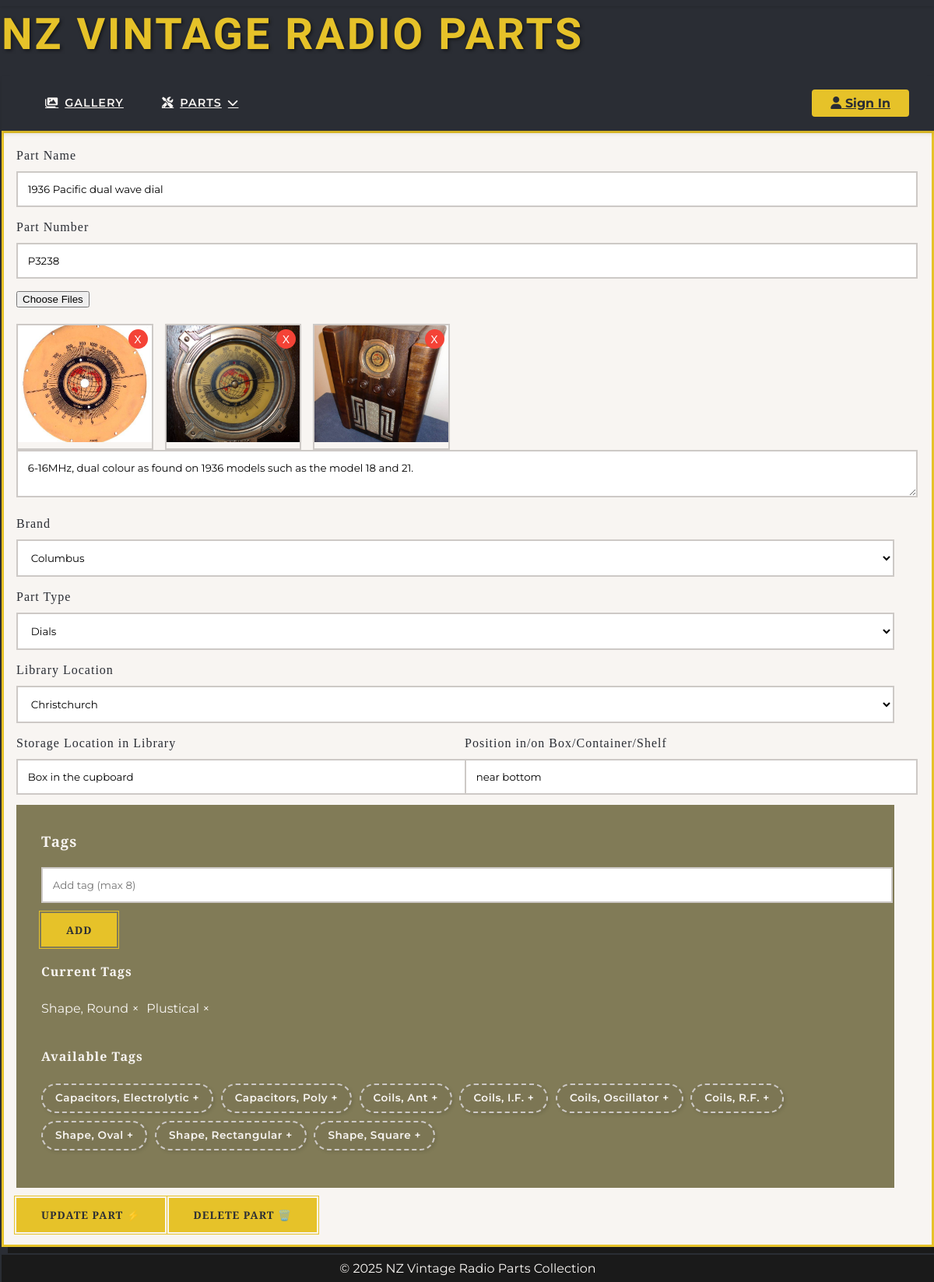
The app's page /parts/1/edit with its own data.
### app/models.py (models this page shows, shortened)
class Part(db.Model):
    __tablename__ = 'Part'
    id = db.Column(db.Integer, primary_key=True)
    name = db.Column(db.String(100), nullable=False)  # "Dial", "Valve"
    description = db.Column(db.String(1024))
    part_number = db.Column(db.String(30))
    quantity = db.Column(db.Integer, default=1)
    box = db.Column(db.String(20))            # "Box 3A"
    position = db.Column(db.String(50))       # "Bottom shelf"
    created_at = db.Column(db.DateTime, default=lambda: datetime.now(timezone.utc))
    brand_id = db.Column(db.Integer, db.ForeignKey('Brand.id'))
    location_id = db.Column(db.Integer, db.ForeignKey('Location.id'))
    part_type_id = db.Column(db.Integer, db.ForeignKey('PartType.id'))
    brand = db.relationship('Brand', back_populates='parts')
    location = db.relationship('Location', back_populates='parts')
    images = db.relationship('Image', back_populates='part')
    tags = db.relationship('Tag', secondary=part_tags, back_populates='parts')
    part_type = db.relationship('PartType')

class Image(db.Model):
    __tablename__ = 'Image'
    id = db.Column(db.Integer, primary_key=True, autoincrement=True)
    filename = db.Column(db.String(100), nullable=False)
    description = db.Column(db.String(500))
    created_at = db.Column(db.DateTime,
                           default=lambda: datetime.now(timezone.utc))
    location_id = db.Column(db.Integer, db.ForeignKey('Location.id'))
    part_id = db.Column(db.Integer, db.ForeignKey('Part.id'))
    location = db.relationship('Location', back_populates='images')
    part = db.relationship('Part', back_populates='images')

class Brand(db.Model):
    __tablename__ = 'Brand'
    id = db.Column(db.Integer, primary_key=True)
    name = db.Column(db.String(50), unique=True, nullable=False)  # "Philips"
    alias = db.Column(db.String(50), unique=True)  # "philips"
    description = db.Column(db.Text(500))
    logo_filename = db.Column(db.String(100))
    website = db.Column(db.String(200))
    parts = db.relationship('Part', back_populates='brand')

class PartType(db.Model):
    __tablename__ = 'PartType'
    id = db.Column(db.Integer, primary_key=True)
    name = db.Column(db.String(50), unique=True, nullable=False)  # "Tube"
    description = db.Column(db.String(1024))  # "Vacuum tubes/valves for amplification"
    slug = db.Column(db.String(50), unique=True)

class Location(db.Model):
    __tablename__ = 'Location'
    id = db.Column(db.Integer, primary_key=True)
    name = db.Column(db.String(50), unique=True)
    librarian_email = db.Column(db.String(120))
    address = db.Column(db.String(120))
    parts = db.relationship('Part', back_populates='location')
    images = db.relationship('Image', back_populates='location')

class Tag(db.Model):
    __tablename__ = 'Tag'
    id = db.Column(db.Integer, primary_key=True, autoincrement=True)
    name = db.Column(db.String(100), nullable=False, unique=True)
    description = db.Column(db.String(255))
    slug = db.Column(db.String(100), nullable=False, unique=True, index=True)
    parts = db.relationship('Part', secondary=part_tags, back_populates='tags')

### app/blueprints/parts.py (the view, shortened to what this page needs)
@bp.route('/add', methods=['GET', 'POST'])
@bp.route('/<int:part_id>/edit', methods=['GET', 'POST'])
def manage_part(part_id=None):
    part = Part.query.get(part_id) if part_id else None
    brands = Brand.query.order_by(Brand.name).all()
    part_types = PartType.query.order_by(PartType.name).all()
    locations = Location.query.order_by(Location.name).all()
    all_tags = Tag.query.order_by(Tag.name).all()
    return render_template('manage_part.html',
                         part=part,
                         brands=brands,
                         part_types=part_types,
                         locations=locations,
                         all_tags=all_tags)

### app/blueprints/parts.py (called while the page is built)
@bp.context_processor
def inject_now():
    return {'current_year': datetime.now().year}

### app/templates/manage_part.html (shortened to what this page needs)
{% extends 'layout.html' %}
{% block content %}
<form id="part-form" class="art-deco-form" method="POST" enctype="multipart/form-data" data-upload-url="{{ url_for('parts.upload_images') }}">
    <div class="form-group">
        <label for="name">Part Name</label>
        <input type="text" id="name" name="name"
               maxlength="100" placeholder="" value="{{ part.name if part }}">
    </div>
    <div class="form-group">
        <label for="part_number">Part Number</label>
        <input type="text" id="part_number" name="part_number"
               maxlength="30" placeholder="if known, e.g. R6301" value="{{ part.part_number if part }}">
    </div>
    <div class="upload-section">
        <input type="file" class="filepond" name="file" multiple>
        <div id="existing-images" class="existing-images-grid">
            {% if part %}
                {% for image in part.images %}
                <div class="existing-image-wrapper">
                    <img src="{{ url_for('static', filename='images/' + image.filename) }}"
                        alt="{{ image.filename }}" class="existing-image"
                        data-image-id="{{ image.id }}">
                        <button type="button" class="delete-image" data-image-id="{{ image.id }}">X</button>
                </div>
                {% endfor %}
            {% endif %}
        </div>
    </div>
    <textarea name="description" maxlength="1024" placeholder="Description">
        {{- part.description if part -}}
    </textarea>
    <label for="brand">Brand</label>
    <select name="brand_id">
        {% for brand in brands %}
        <option value="{{ brand.id }}" {% if part and part.brand_id == brand.id %}selected{% endif %}>
            {{ brand.name }}
        </option>
        {% endfor %}
    </select>
    <label for="part_type">Part Type</label>
    <select name="part_type_id" required>
        {% for type in part_types %}
        <option value="{{ type.id }}" {% if part and part.part_type_id == type.id %}selected{% endif %}>
            {{ type.name }}
        </option>
        {% endfor %}
    </select>
    <label for="location">Library Location</label>
    <select name="location_id" id="location_id" required>
        {% for location in locations %}
        <option value="{{ location.id }}" {% if part and part.location_id == location.id %}selected{% endif %}>
            {{ location.name }}
        </option>
        {% endfor %}
    </select>
    <div class="form-row">
        <div class="form-group">
            <label for="box">Storage Location in Library</label>
            <input type="text" id="box" name="box" maxlength="20"
                placeholder="Box / container number" value="{{ part.box if part }}">
        </div>
        <div class="form-group">
            <label for="box">Position in/on Box/Container/Shelf</label>
            <input type="text" id="position" name="position" maxlength="50"
                placeholder="Location in the store" value="{{ part.position if part }}">
        </div>
    </div>
    <div class="tag-manager">
        <h3>Tags</h3>
        <div class="tag-input-group">
            <input type="text" id="tag-input" placeholder="Add tag (max 8)" maxlength="100"
                   aria-label="Add new tag">
            <button type="button" id="add-tag-btn" class="vintage-button small-button">
                <span class="button-text">Add</span>
            </button>
        </div>
        <div class="tag-section">
            <h4>Current Tags</h4>
            <div id="selected-tags" class="tag-cloud">
            </div>
        </div>
        <div class="tag-section">
            <h4>Available Tags</h4>
            <div id="existing-tags" class="tag-cloud">
                {% for tag in all_tags %}
                    {% if not part or tag not in part.tags %}
                    <span class="tag available-tag" data-tag-name="{{ tag.name }}">
                        {{ tag.name }}
                        <span class="add-tag" aria-hidden="true">+</span>
                    </span>
                    {% endif %}
                {% endfor %}
            </div>
        </div>
    </div>
    <div class="form-footer">
        <button type="submit" class="vintage-button" id="submit-button">
            <span class="button-text">
                {% if part %}Update{% else %}Add New{% endif %} Part
            </span>
            <span class="button-icon">⚡</span>
        </button>
        {% if part %}
        <button type="button" id="delete-part" class="vintage-button delete-button">
            <span class="button-text">Delete Part</span>
            <span class="button-icon">🗑️</span>
        </button>
        {% endif %}
    </div>
</form>
{% block scripts %}
<link href="https://unpkg.com/filepond/dist/filepond.min.css" rel="stylesheet">
<link href="https://unpkg.com/filepond-plugin-image-preview/dist/filepond-plugin-image-preview.min.css" rel="stylesheet">
{% endblock %}
{% endblock %}

### app/static/css/style.css (style rules this page uses)
:root { --primary: #e6c229; --secondary: #2a2d34; --sorta-dark: #817b57; --accent: #927d0a; --light: #f8f5f2; --semi-light: #cdc9c6; --dark: #1a1a1a; --success: #4caf50; --warning: #ff9800; --error: #f44336; --shadow-sm: 0 1px 3px rgba(0, 0, 0, 0.12); --shadow-md: 0 4px 6px rgba(0, 0, 0, 0.1); --shadow-lg: 0 10px 15px rgba(0, 0, 0, 0.1); --shadow-xl: 0 20px 25px rgba(0, 0, 0, 0.1); --shadow-primary: 0 4px 12px rgba(230, 194, 41, 0.2); --font-main: 'Montserrat', sans-serif; --font-display: 'Playfair Display', serif; --radio-dial: linear-gradient(135deg, transparent 50%, var(--primary) 50%); --radio-grill: repeating-linear-gradient( 90deg, var(--secondary), var(--secondary) 2px, transparent 2px, transparent 6px ); }
body { font-family: var(--font-main); background: var(--secondary); color: var(--light); line-height: 1.6; margin: 0; position: relative; margin-left: 2px; }
body::before { content: ""; position: fixed; top: 0; left: 0; right: 0; height: 8px; background: var(--radio-grill); z-index: 100; box-shadow: var(--shadow-sm); }
h1, h2, h3, h4 { font-family: var(--font-display); margin-top: 0; letter-spacing: 1px; }
.art-deco-form { background: var(--light); padding: 1rem 3rem 1rem 1rem; border: 3px solid var(--primary); box-shadow: 8px 8px 0 var(--dark); }
.art-deco-form .form-group { margin-bottom: 0.8rem; position: relative; }
.art-deco-form label { display: block; font-family: var(--font-display); color: var(--secondary); margin-bottom: 0.5rem; letter-spacing: 1px; }
.art-deco-form input[type="text"], .art-deco-form textarea, .art-deco-form select { width: 100%; padding: 0.8rem; background: white; border: 2px solid var(--semi-light); font-family: var(--font-main); transition: all 0.3s; }
.art-deco-form textarea, .art-deco-form select { margin-bottom: 0.8rem; }
.existing-images-grid { display: grid; grid-template-columns: repeat(auto-fill, minmax(150px, 1fr)); gap: 15px; margin-top: 20px; }
.existing-image-wrapper { position: relative; border: 2px solid var(--semi-light); transition: all 0.3s; }
.existing-image { width: 100%; height: 150px; object-fit: cover; cursor: zoom-in; }
.delete-image { position: absolute; top: 5px; right: 5px; background: var(--error); color: white; border: none; border-radius: 50%; width: 25px; height: 25px; cursor: pointer; font-size: 14px; display: flex; align-items: center; justify-content: center; }
.vintage-button { background: var(--primary); color: var(--secondary); padding: 0.8rem 2rem; border: none; font-family: var(--font-display); font-weight: 700; letter-spacing: 1px; text-transform: uppercase; position: relative; margin-top: 0.8rem; transition: all 0.3s ease; border-radius: 0; }
.vintage-button::before { content: ""; position: absolute; top: -3px; left: -3px; right: -3px; bottom: -3px; border: 1px solid var(--primary); transition: inherit; }
.tag-cloud { display: flex; flex-wrap: wrap; gap: 0.6rem; margin: 1rem 0; }
.tag-cloud .tag { display: inline-block; padding: 0.4rem 1rem; background: var(--light); color: var(--secondary-dark); border-radius: 50px; text-decoration: none; font-size: 0.85rem; font-weight: 600; letter-spacing: 0.5px; border: 2px solid var(--semi-light); transition: all 0.3s cubic-bezier(0.175, 0.885, 0.32, 1.1); box-shadow: 2px 2px 4px rgba(0,0,0,0.1); position: relative; overflow: hidden; cursor: pointer; }
.tag-cloud .tag::before { content: ""; position: absolute; top: -2px; left: -2px; right: -2px; bottom: -2px; border: 1px solid var(--primary); border-radius: 50px; opacity: 0; transition: all 0.2s ease; }
.tag-cloud .tag.available-tag { background: rgba(42, 45, 52, 0.05); border-style: dashed; }
.tag-section h4 { padding-top: 20px; }
.tag-manager { background: var(--sorta-dark); border: 2px solid var(--fa-font-brands); padding: 2rem; }
.form-row { display: flex; gap: 1.5rem; }
.form-row .form-group { flex: 1; }

### records on screen
Part: name "1936 Pacific dual wave dial", part_number "P3238", description "6-16MHz, dual colour as found on 1936 models such as the model 18 and 21.", brand_id "Columbus", part_type_id "Dials", location_id "Christchurch", box "Box in the cupboard", position "near bottom"
Image: filename (picture)
Image: filename (picture)
Image: filename (picture)
Tag: name "Capacitors, Electrolytic"
Tag: name "Capacitors, Poly"
Tag: name "Coils, Ant"
Tag: name "Coils, I.F."
Tag: name "Coils, Oscillator"
Tag: name "Coils, R.F."
Tag: name "Shape, Oval"
Tag: name "Shape, Rectangular"
Tag: name "Shape, Square"
